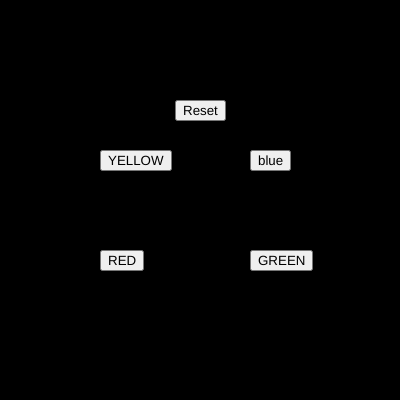
Frame 1 (no input)
Frame 60 (no input): identical to frame 1, image omitted
Frame 120 (the mouse pressed at the canvas centre since frame 60): identical to frame 1, image omitted

The p5.js sketch that drew this single still picture (run headless with seeded random() and noise() and a simulated clock; from frame 60 on, the mouse is pressed at the canvas centre):

// p5.js sketch
// ── sketch.js
var btn_red;
var btn_green;
var btn_yellow;
var btn_blue;
var btn_reset;

var r = 0;
var g = 0;
var b = 0;



function setup() {
  createCanvas(400, 400);
  
  btn_red=createButton("RED");
  btn_red.position(100,250);
  btn_red.mousePressed(red_bg);

  btn_green=createButton("GREEN");
  btn_green.position(250,250);
  btn_green.mousePressed(green_bg);

  btn_yellow=createButton("YELLOW");
  btn_yellow.position(100,150);
  btn_yellow.mousePressed(yellow_bg);

  btn_blue=createButton("blue");
  btn_blue.position(250,150);
  btn_blue.mousePressed(blue_bg);

  btn_reset=createButton("Reset");
  btn_reset.position(175,100);
  btn_reset.mousePressed(reset_bg);

}

function draw() {
  background(r,g,b);
}

function red_bg(){

r=255;
g=0;
b=0;

}

function green_bg(){

r=0;
g=255;
b=0;

}

function yellow_bg(){

r=255;
g=255;
b=0;

}

function blue_bg(){

  r=0;
  g=0;
  b=255;

}

function reset_bg(){

r=0;
g=0;
b=0;

}
